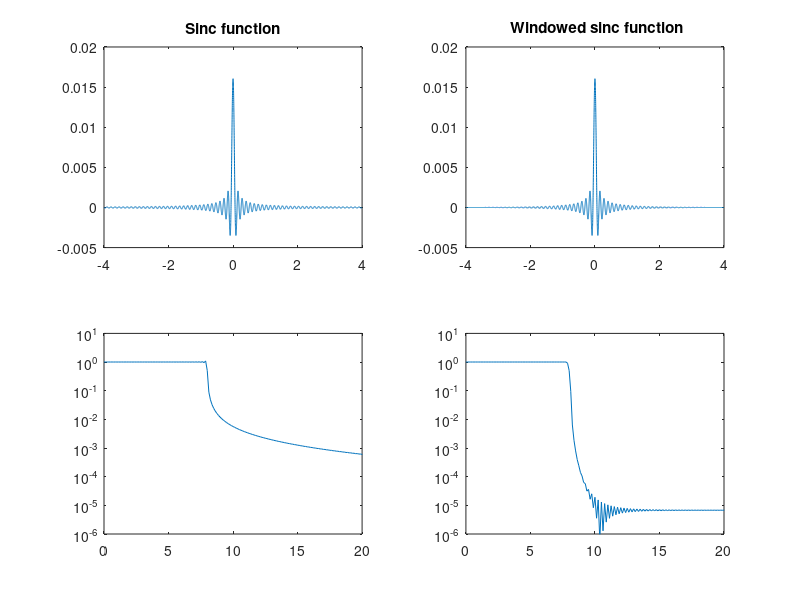
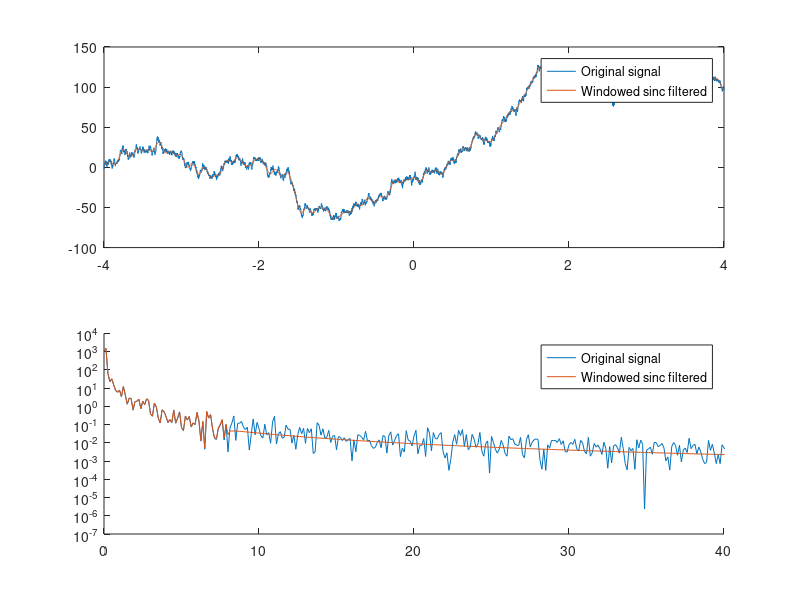
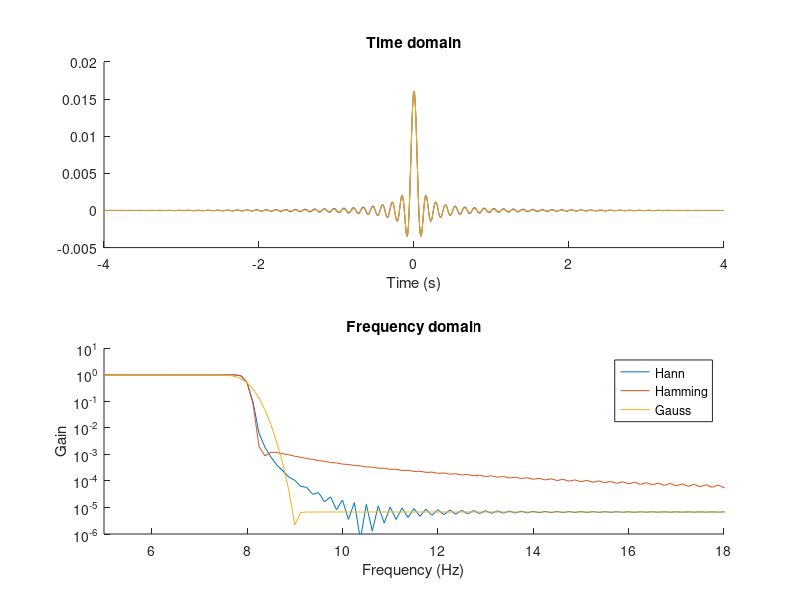

MATLAB code to generate these figures, in order:
clear,clf
%% Create sinc filter
srate = 1000;
time = -4:1/srate:4;
pnts = length(time);

f = 8;
sincfilt = sin(2*pi*f*time) ./ time;

%adjust NaN and normalize filter to unit gain
sincfilt(~isfinite(sincfilt)) = max(sincfilt);
sincfilt = sincfilt ./ sum(sincfilt);

%% Create windowed sinc filtered

sincfiltW = sincfilt .* hann(pnts)';

%% fft
hz = linspace(0,srate/2,floor(pnts/2)+1);
sincfiltX = abs(fft(sincfilt));
sincfiltWX = abs(fft(sincfiltW));

%% plot
figure(1),clf
subplot(221)
plot(time,sincfilt)
title('Sinc function')

subplot(222)
plot(time,sincfiltW)
title(' Windowed sinc function')

subplot(223)
plot(hz,sincfiltX(1:length(hz)))
xlim([0,20]),ylim([10e-7 10])
set(gca,"YScale","log")

subplot(224)
plot(hz,sincfiltWX(1:length(hz)))
xlim([0 20])
set(gca,"YScale","log")
ylim([10e-7 10])

%% apply filter to noise

%generate data
data = cumsum(randn(pnts,1));

%reflection
datacat = [data; data(end:-1:1)];

%filtering
dataf = filter(sincfiltW,1,datacat);
dataf = filter(sincfiltW,1,dataf(end:-1:1));
dataf = dataf(end:-1:pnts+1); %flipped and remove reflection

%fft
hz = linspace(0,srate/2,floor(pnts/2)+1);
powOrig = abs(fft(data)/pnts).^2;
powFilt = abs(fft(dataf)/pnts).^2;

%plot
figure(2),clf
subplot(211)
plot(time,data,time,dataf)
legend({'Original signal';'Windowed sinc filtered'})

subplot(212),hold on
plot(hz,powOrig(1:length(hz)),hz,powFilt(1:length(hz)))
set(gca,'YScale','log','XLim',[0 40])
legend({'Original signal';'Windowed sinc filtered'})


%% Filter with different filters

sincfiltW = cell(3,1);

tapernames = {'Hann';'Hamming';'Gauss'};

%hann
%sincfiltW{1} = sincfilt .* hann(pnts)'; %shortcut
hannw = .5 - cos(2*pi*linspace(0,1,pnts))./2;
sincfiltW{1} = sincfilt .* hannw;



%hamming
%sincfiltW{2} = sincfilt .* hamming(pnts)'; %shortcut
hammingw = .54 - .46*cos(2*pi*linspace(0,1,pnts));
sincfiltW{2} = sincfilt .* hammingw;



%gaussian
sincfiltW{3} = sincfilt .* exp(-time.^2);

figure(3),clf
for i = 1:length(sincfiltW)
    %plot time
    subplot(211),hold on
    plot(time,sincfiltW{i})
    xlabel('Time (s)'), title('Time domain')

    %plot fft
    subplot(212),hold on
    pw = abs(fft(sincfiltW{i}));
    plot(hz,pw(1:length(hz)))
    set(gca,'xlim',[f-3 f+10],'YScale','lo','ylim',[10e-7 10])
    xlabel('Frequency (Hz)'), ylabel('Gain')
    title('Frequency domain')


end
legend(tapernames)















